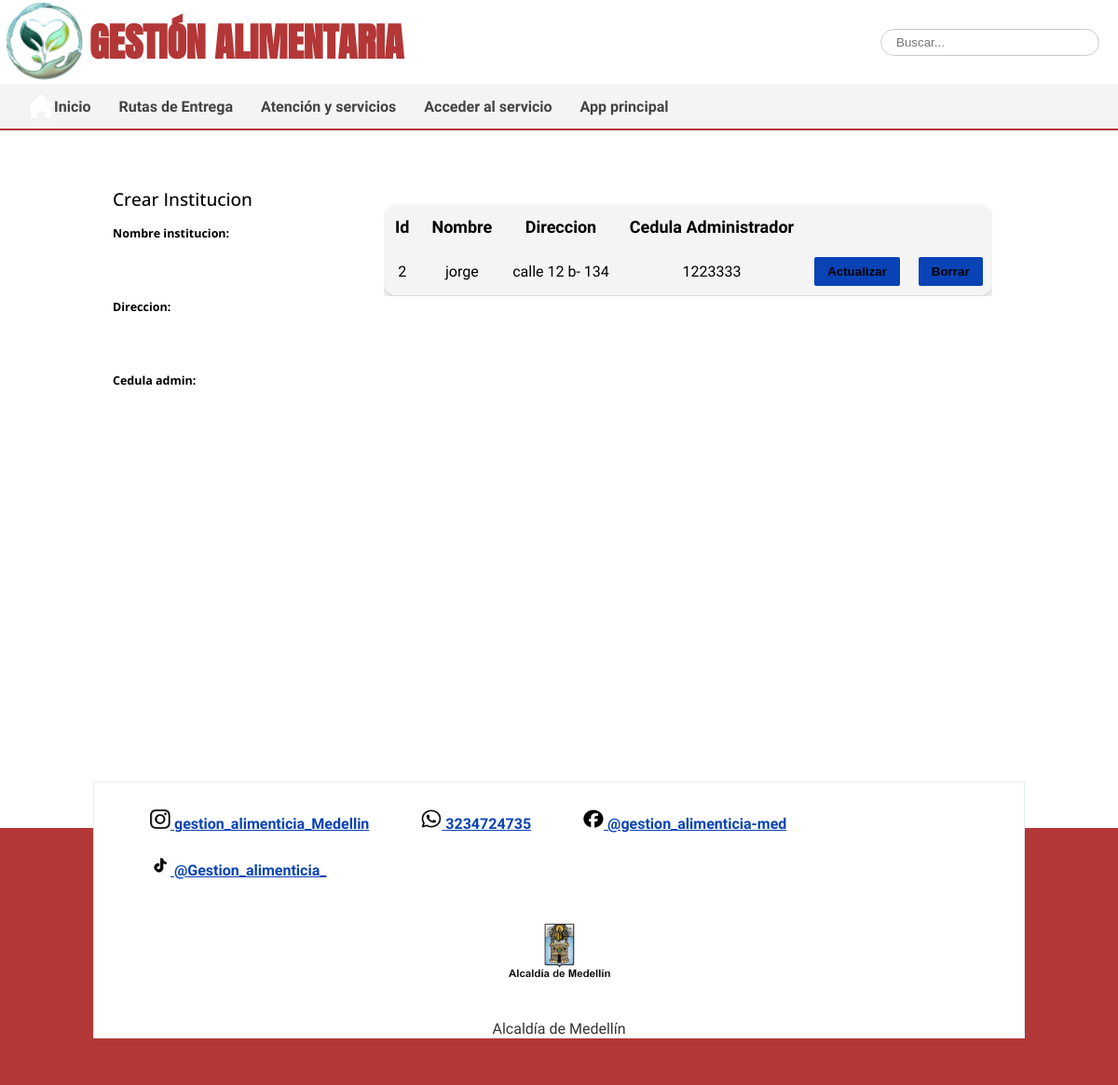
Page /html/app/app-admin-instituciones.php (signed in) on the committed database.
### tables this page shows
CREATE TABLE `instituciones_registradas` (
  `id` int(11) NOT NULL,
  `nombre institucion` text NOT NULL,
  `direccion` varchar(60) NOT NULL,
  `id_administrador` int(4) NOT NULL
);

### html/app/app-admin-instituciones.php (the view, shortened to what this page needs)
<!DOCTYPE html>
<html lang="es">
<head>
    <link rel="stylesheet" href="../../css/estilo.css">
</head>
<body>
    <header>
    <section class="superior">
        <img src="../../img/icon.png" alt="Logo" class="logo">
        <h1>GESTIÓN ALIMENTARIA</h1>
        <form class="buscador" id="buscadorForm">
            <input type="search" id="busqueda" placeholder="Buscar...">
            <button type="submit"></button>
        </form>
    </section>
    <nav class="nav" id="nav">
        <img src="../../img/casa.png" alt="Inicio" class="casa">
        <ul class="despl-list">
            <li><a href="../../index.php" >Inicio</a></li>
            <li>
                <a href="../rutentrega.php" >
                    Rutas de Entrega
                </a>
            </li>
            <li><a href="../servicioCliente.php">Atención y servicios</a></li>
            <li><a href="../pagina4.php">Acceder al servicio</a></li>
            <li><a href="app.php">App principal</a></li>
        </ul>
    </nav>
</header>
    <main class="app-inst">
        <section>
            <h2>Crear Institucion</h2>
            <form method="POST" action="../../base_datos/instituciones/controlador/nuevo.php">
                <ul class="regist_camp">
                    <li><p>Nombre institucion:</p></li>
                    <li><input type="text" name="Nints" class="Nints"></li>
                </ul>
                <ul class="regist_camp">
                    <li><p>Direccion:</p></li>
                    <li><input type="text" name="Dir" class="Dir"></li>
                </ul>
                <ul class="regist_camp">
                    <li><p>Cedula admin:</p></li>
                    <li><input type="text" name="CA" class="CA"></li>
                </ul>
                <input type="submit" name="btn_send_inf" class="btn_send_inf">
            </form>
        </section>
            <div class="instituciones-registros-table">
            <table class="tabla-rutas">
                <tr>
                    <th>Id </th>
                    <th>Nombre </th>
                    <th>Direccion </th>
                    <th>Cedula Administrador </th>
                    <th> </th>
                    <th></th>
                </tr>
                <?php
                    include("../../base_datos/informes/conexion/abrir_conexion.php");
                    for($i=0;$i<=20;$i++){
                        $resultados=mysqli_query($conexion, "SELECT * FROM `instituciones_registradas` WHERE id = $i");
                        WHILE($consulta =mysqli_fetch_array($resultados)){
                            echo "<tr>";
                            echo "<form action=\"../../base_datos/instituciones/actualizar.php\" method=\"POST\">";
                            echo "<td>";
                            echo $consulta['id'];
                            echo "</td>";
                            echo "<td>";
                            echo $consulta['nombre institucion'];
                            echo "</td>";
                            echo "<td>";
                            echo $consulta['direccion'];
                            echo "</td>";
                            echo "<td>";
                            echo $consulta['id_administrador'];
                            echo "</td>";
                            echo "<td>";
                            echo"<input type=\"submit\" value=\"Actualizar\" class=\"update\" name=\"update\">";
                            echo "</td>";
                            echo "<td>";
                            echo"<input type=\"submit\" value=\"Borrar\" class=\"delete\" name=\"delete\">";
                            echo "</td>";
                            echo "</tr>";
                        }
                    }
                ?>
            </table>
    </main>
        <footer>
    <div class="footer-inside">
    <ul class="redes">
        <li>
            <a href="https://www.instagram.com/gestion_alimenticia_jorge?utm_source=qr&igsh=ZWJ4ZDU0bTM3bDIy">
            <img src="../../img/redes sociales/lnstagram.png">
            gestion_alimenticia_Medellin
            </a>
        </li>
        <li>
            <a href="https://wa.me/573107398094?text=Hola%20quiero%20más%20información%20sobre%20sus%20servicios" target="_blank">
            <img src="../../img/redes sociales/w.png">
            3234724735
            </a>
        </li>
        <li>
            <a href="https://www.facebook.com/share/1JHe1Jqxjx/">
                <img src="../../img/redes sociales/f.png">
                @gestion_alimenticia-med
            </a>
        </li>
        <li>
            <a href=" https://www.tiktok.com/@gomezyeral2323._?_r=1&_t=ZS-96wEMCMsZ7P">
            <img src="../../img/tito.png">
            @Gestion_alimenticia_
            </a>
        </li>
    </ul>
    <section class="alcaldia">
        <img src="../../img/logo-med.png" alt="Alcaldía de Medellín">
        <p>Alcaldía de Medellín</p>
    </section>
    </div>
    </footer>
</body>
</html>

### rows in the picture
instituciones_registradas: id "2", nombre institucion "jorge", direccion "calle 12 b- 134", id_administrador "1223333"
